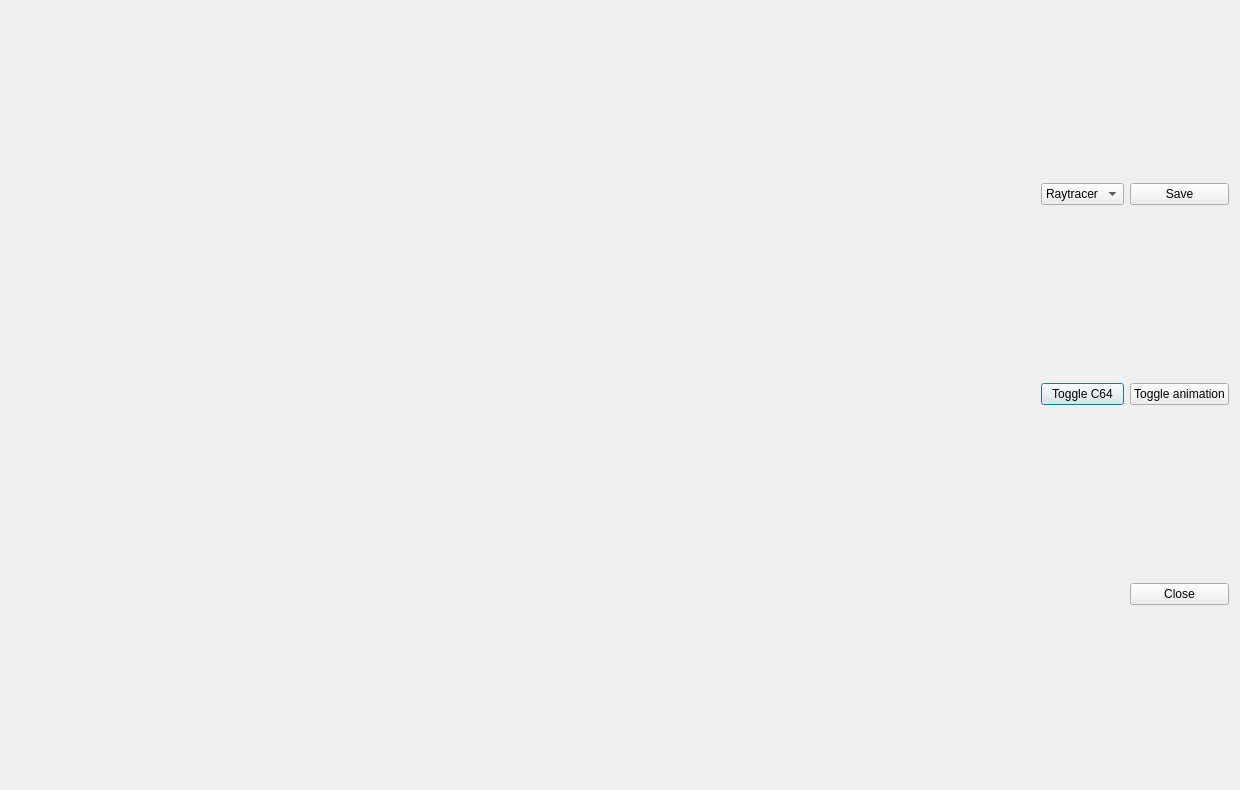
<?xml version="1.0" encoding="UTF-8"?>
<ui version="4.0">
 <class>DialogEffects</class>
 <widget class="QDialog" name="DialogEffects">
  <property name="geometry">
   <rect>
    <x>0</x>
    <y>0</y>
    <width>1210</width>
    <height>700</height>
   </rect>
  </property>
  <property name="windowTitle">
   <string>Dialog</string>
  </property>
  <layout class="QVBoxLayout" name="verticalLayout_2">
   <item>
    <layout class="QVBoxLayout" name="verticalLayout" stretch="5">
     <item>
      <layout class="QHBoxLayout" name="horizontalLayout_2" stretch="2,1">
       <item>
        <widget class="QLabel" name="lblImage">
         <property name="minimumSize">
          <size>
           <width>1024</width>
           <height>768</height>
          </size>
         </property>
         <property name="maximumSize">
          <size>
           <width>1024</width>
           <height>768</height>
          </size>
         </property>
         <property name="text">
          <string/>
         </property>
         <property name="scaledContents">
          <bool>true</bool>
         </property>
        </widget>
       </item>
       <item>
        <layout class="QGridLayout" name="gridLayout">
         <item row="0" column="0">
          <widget class="QComboBox" name="comboBox">
           <item>
            <property name="text">
             <string>Raytracer</string>
            </property>
           </item>
           <item>
            <property name="text">
             <string>Twister</string>
            </property>
           </item>
          </widget>
         </item>
         <item row="1" column="0">
          <widget class="QPushButton" name="btnToggleC64">
           <property name="text">
            <string>Toggle C64</string>
           </property>
          </widget>
         </item>
         <item row="0" column="1">
          <widget class="QPushButton" name="btnSave">
           <property name="text">
            <string>Save</string>
           </property>
          </widget>
         </item>
         <item row="1" column="1">
          <widget class="QPushButton" name="btnToggleAnim">
           <property name="text">
            <string>Toggle animation</string>
           </property>
          </widget>
         </item>
         <item row="2" column="1">
          <widget class="QPushButton" name="pushButton">
           <property name="text">
            <string>Close</string>
           </property>
          </widget>
         </item>
         <item row="2" column="0">
          <widget class="QLabel" name="lblTime">
           <property name="text">
            <string/>
           </property>
          </widget>
         </item>
        </layout>
       </item>
      </layout>
     </item>
    </layout>
   </item>
  </layout>
 </widget>
 <resources/>
 <connections/>
</ui>
